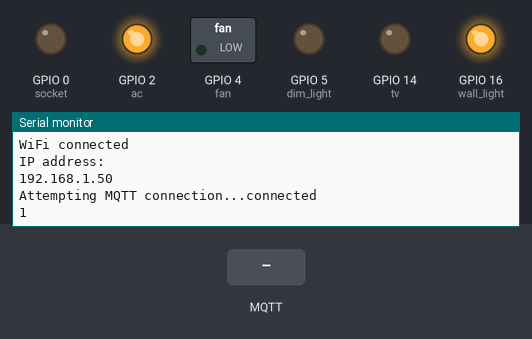
A sketch run on a simulated ESP8266 (NodeMCU). Parts: switched loads named in the sketch (green lamp = pin HIGH), output pins drawn as LEDs (lit = HIGH), the last lines printed to the serial monitor. The test bench sets the inputs (shaded band). WiFi joins after 1.5 s; servers stay silent unless stated; random numbers use the default seed unless the sketch sets one; no MQTT or app messages arrive unless stated.

Above: at 2.7 s.
2.8 s: MQTT message "1" arrives on the first subscribed topic
At 3.5 s:
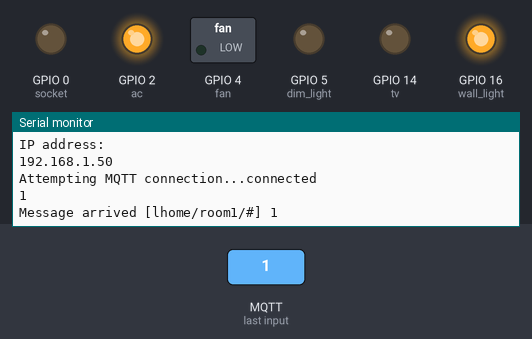
4.3 s: MQTT message "on" arrives on the first subscribed topic
At 4.6 s:
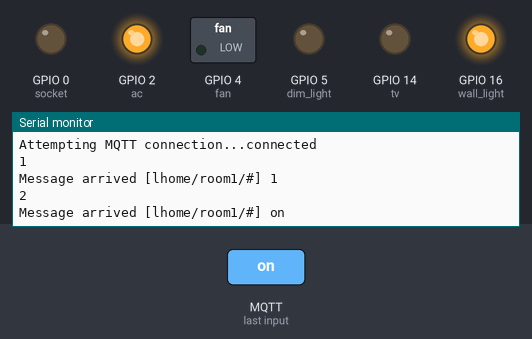
5.8 s: MQTT message "off" arrives on the first subscribed topic
At 5.96 s:
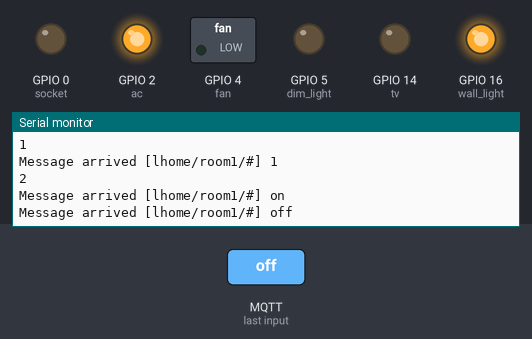
Timing chart, 0 to 8.8 s (numbered marks = the images above; inputs shaded):
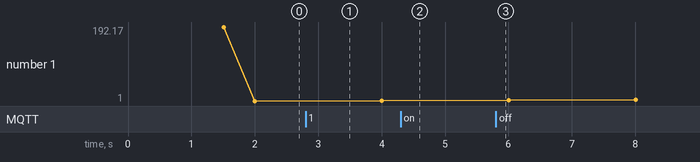

Measured:
- after the input at 2.8 s, the serial monitor: prints a new line at once (image 1)
- after the input at 4.3 s, the serial monitor: prints a new line at once (image 2)
- after the input at 5.8 s, the serial monitor: prints a new line at once (image 3)

The sketch:

Device_3_Room1.ino
```cpp
#include <ESP8266WiFi.h>
#include <PubSubClient.h>

// Update these with values suitable for your network.
const char* ssid = "WIFI SSID"; // provide wifi ssid and password
const char* password = "PASSWORD";
const char* mqtt_server = "LOCAL_MQTT_HOST(RPi ip)"; // Update the local mqtt server address here

WiFiClient espClient;
PubSubClient client(espClient);
long lastMsg = 0;
char msg[50];
int value = 0;

int wall_light=16;
int dim_light=5;
int fan=4;
int socket=0;
int ac=2;
int tv=14;
int bath_light=12;
int geyser=13;

void setup_wifi() {

  delay(10);
  // We start by connecting to a WiFi network
  Serial.println();
  Serial.print("Connecting to ");
  Serial.println(ssid);

  WiFi.begin(ssid, password);

  while (WiFi.status() != WL_CONNECTED) {
    delay(500);
    Serial.print(".");
  }

  randomSeed(micros());

  Serial.println("");
  Serial.println("WiFi connected");
  Serial.println("IP address: ");
  Serial.println(WiFi.localIP());
}

void callback(char* topic, byte* payload, unsigned int length) {
  Serial.print("Message arrived [");
  Serial.print(topic);
  Serial.print("] ");
  char message[30]="";
  for (int i = 0; i < length; i++) {
    Serial.print((char)payload[i]);
     message[i]=(char)payload[i];
  }
  Serial.println();

  // Switch on the LED if an 1 was received as first character


  String msg=message,topicname=topic;
 /*************  Light ****************/
  if(msg.compareTo("on")==0 && topicname.compareTo("lhome/room1/light")==0) {
        digitalWrite(wall_light, LOW);
        Serial.println("----------PIN number-----------");
        Serial.println(wall_light);
      }
  if(msg.compareTo("off")==0 && topicname.compareTo("lhome/room1/light")==0){
        digitalWrite(wall_light, HIGH);  // Turn the LED off by making the voltage HIGH
        Serial.println("----------PIN number-----------");
        Serial.println(wall_light);
        }
 /*************  DIM LIGHT ****************/

  if(msg.compareTo("on")==0 && topicname.compareTo("lhome/room1/dimlight")==0) {
        digitalWrite(dim_light, LOW);
        Serial.println("----------PIN number-----------");
        Serial.println(dim_light);
        }
  if(msg.compareTo("off")==0 && topicname.compareTo("lhome/room1/dimlight")==0){
        digitalWrite(dim_light, HIGH);  // Turn the LED off by making the voltage HIGH
        Serial.println("----------PIN number-----------");
        Serial.println(dim_light);
        }

  /***************** fan**********************/
  if(msg.compareTo("on")==0 && topicname.compareTo("lhome/room1/fan")==0) {
        digitalWrite(fan, LOW);
        Serial.println("----------PIN number-----------");
        Serial.println(fan);
      }
  if(msg.compareTo("off")==0 && topicname.compareTo("lhome/room1/fan")==0){
        digitalWrite(fan, HIGH);  // Turn the LED off by making the voltage HIGH
        Serial.println("----------PIN number-----------");
        Serial.println(fan);
        }

    // Socket
  if(msg.compareTo("on")==0 && topicname.compareTo("lhome/room1/socket")==0) {
        digitalWrite(socket, LOW);
        Serial.println("----------PIN number-----------");
        Serial.println(socket);
        }
  if(msg.compareTo("off")==0 && topicname.compareTo("lhome/room1/socket")==0){
        digitalWrite(socket, HIGH);  // Turn the LED off by making the voltage HIGH
        Serial.println("----------PIN number-----------");
        Serial.println(socket);
      }
    // AC
  if(msg.compareTo("on")==0 && topicname.compareTo("lhome/room1/ac")==0) {
        digitalWrite(ac, LOW);
        Serial.println("----------PIN number-----------");
        Serial.println(ac);
      }
  if(msg.compareTo("off")==0 && topicname.compareTo("lhome/room1/ac")==0){
        digitalWrite(ac, HIGH);  // Turn the LED off by making the voltage HIGH
        Serial.println("----------PIN number-----------");
        Serial.println(ac);
    }
  // TV
        if(msg.compareTo("on")==0 && topicname.compareTo("lhome/room1/tv")==0) {
              digitalWrite(tv, LOW);
              Serial.println("----------PIN number-----------");
              Serial.println(tv);
            }
        if(msg.compareTo("off")==0 && topicname.compareTo("lhome/room1/tv")==0){
              digitalWrite(tv, HIGH);  // Turn the LED off by making the voltage HIGH
              Serial.println("----------PIN number-----------");
              Serial.println(tv);
          }
// bath_light
        if(msg.compareTo("on")==0 && topicname.compareTo("lhome/room1/bathroom/light")==0) {
              digitalWrite(bath_light, LOW);
              Serial.println("----------PIN number-----------");
              Serial.println(bath_light);
            }
        if(msg.compareTo("off")==0 && topicname.compareTo("lhome/room1/bathroom/light")==0){
              digitalWrite(bath_light, HIGH);  // Turn the LED off by making the voltage HIGH
              Serial.println("----------PIN number-----------");
              Serial.println(bath_light);
          }
 // gey ser
        if(msg.compareTo("on")==0 && topicname.compareTo("lhome/room1/bathroom/geyser")==0) {
              digitalWrite(geyser, LOW);
              Serial.println("----------PIN number-----------");
              Serial.println(geyser);
            }
        if(msg.compareTo("off")==0 && topicname.compareTo("lhome/room1/bathroom/geyser")==0){
              digitalWrite(geyser, HIGH);  // Turn the LED off by making the voltage HIGH
              Serial.println("----------PIN number-----------");
              Serial.println(geyser);
          }


}

void reconnect() {
  // Loop until we're reconnected
  while (!client.connected()) {
    Serial.print("Attempting MQTT connection...");
    // Create a random client ID
    String clientId = "ESP8266ClientRoom1";
    clientId += String(random(0xffff), HEX);
    // Attempt to connect
    if (client.connect(clientId.c_str())) {
      Serial.println("connected");
      // Once connected, publish an announcement...
      client.publish("lhome/dash/room1/status", "Connected-Device-BedRoom");

      // ... and resubscribe
      client.subscribe("lhome/room1/#");
    } else {
      Serial.print("failed, rc=");
      Serial.print(client.state());
      Serial.println(" try again in 5 seconds");
      // Wait 5 seconds before retrying
      delay(5000);
    }
  }
}

void setup() {

      pinMode(wall_light, OUTPUT);    // D0   --> Wall Light
      pinMode(dim_light, OUTPUT);     // D1   --> Dim Light
      pinMode(fan, OUTPUT);     // D2   --> fan
      pinMode(socket, OUTPUT);     // D3   --> socket
      pinMode(ac, OUTPUT);     // D4   --> ac
      pinMode(tv, OUTPUT);    // D5   --> tv
      //pinMode(temple, OUTPUT);    // D6   --> bath_light
      //pinMode(chimney, OUTPUT);    // D7   --> geyser
      //pinMode(15, OUTPUT);    // D8   -->
      // turn off board leds
      digitalWrite(wall_light, HIGH);
      digitalWrite(ac, HIGH);
  // Initialize the BUILTIN_LED pin as an output
  Serial.begin(9600);
  setup_wifi();
  client.setServer(mqtt_server, 1883);
  client.setCallback(callback);
}

void loop() {

  if (!client.connected()) {
    reconnect();
  }
  client.loop();

  long now = millis();
  if (now - lastMsg > 2000) {
    lastMsg = now;
    ++value;

  char buffer [33];
    if (value>101)
     value=0;
    Serial.println(value);
    itoa(value,buffer,10);
    //client.publish("lhome/dash/room1/temp",buffer );
    itoa(value+10,buffer,10);
    //client.publish("lhome/dash/room1/humid",buffer );
  }
}
```
